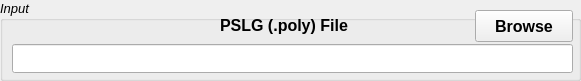
  <widget class="QGroupBox" name="groupBoxInput">
   <property name="geometry">
    <rect>
     <x>16</x>
     <y>17</y>
     <width>581</width>
     <height>81</height>
    </rect>
   </property>
   <property name="font">
    <font>
     <family>Arial</family>
     <pointsize>10</pointsize>
     <italic>true</italic>
    </font>
   </property>
   <property name="title">
    <string>Input</string>
   </property>
   <widget class="QLineEdit" name="lineEditPSLG">
    <property name="geometry">
     <rect>
      <x>12</x>
      <y>44</y>
      <width>561</width>
      <height>29</height>
     </rect>
    </property>
    <property name="font">
     <font>
      <pointsize>11</pointsize>
      <weight>75</weight>
      <italic>false</italic>
      <bold>true</bold>
     </font>
    </property>
   </widget>
   <widget class="QPushButton" name="pushButtonPSLG">
    <property name="geometry">
     <rect>
      <x>475</x>
      <y>10</y>
      <width>98</width>
      <height>32</height>
     </rect>
    </property>
    <property name="font">
     <font>
      <family>Arial</family>
      <pointsize>12</pointsize>
      <weight>75</weight>
      <italic>false</italic>
      <bold>true</bold>
     </font>
    </property>
    <property name="text">
     <string>Browse</string>
    </property>
    <property name="checkable">
     <bool>false</bool>
    </property>
    <property name="autoDefault">
     <bool>false</bool>
    </property>
    <property name="flat">
     <bool>false</bool>
    </property>
   </widget>
   <widget class="QLabel" name="textLabel1">
    <property name="geometry">
     <rect>
      <x>220</x>
      <y>10</y>
      <width>141</width>
      <height>31</height>
     </rect>
    </property>
    <property name="font">
     <font>
      <family>Arial</family>
      <pointsize>12</pointsize>
      <weight>75</weight>
      <italic>false</italic>
      <bold>true</bold>
     </font>
    </property>
    <property name="text">
     <string>PSLG (.poly) File</string>
    </property>
   </widget>
  </widget>
